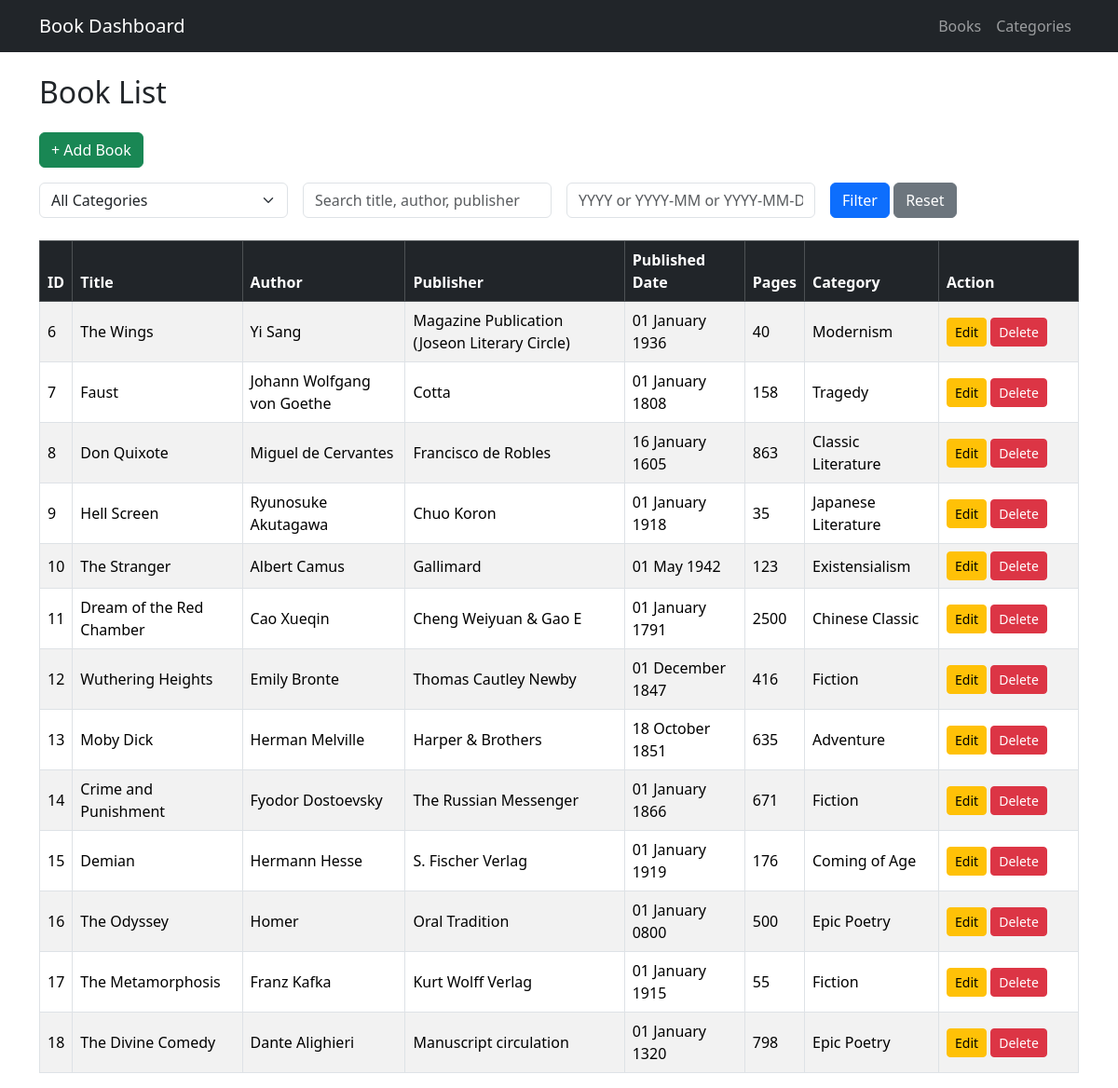
The page / on the database its author committed.
### tables this page shows
CREATE TABLE `booktable` (
  `book_id` int(11) NOT NULL,
  `book_title` varchar(50) NOT NULL,
  `book_author` varchar(50) NOT NULL,
  `pub_date` date NOT NULL,
  `book_pub` varchar(50) NOT NULL,
  `book_pages` int(11) NOT NULL,
  `book_cat` int(11) NOT NULL
);

CREATE TABLE `category` (
  `cat_id` int(11) NOT NULL,
  `cat` varchar(50) NOT NULL
);

### index.php (the view, shortened to what this page needs)
<?php
require 'config.php';
$search     = $_GET['search'] ?? '';
$dateFilter = $_GET['pub_date'] ?? '';
$sql = "
    SELECT b.*, c.cat AS category_name
    FROM booktable b
    JOIN category c ON b.book_cat = c.cat_id
";
$sql .= " ORDER BY b.book_id ASC";
$stmt = $conn->prepare($sql);
$stmt->execute();
$result = $stmt->get_result();
?>
<!DOCTYPE html>
<html>
<head>
    <link href="https://cdn.jsdelivr.net/npm/bootstrap@5.3.2/dist/css/bootstrap.min.css" rel="stylesheet">
</head>
<body>
<?php include 'navbar.php'; ?>
<div class="container mt-4">
    <h2 class="mb-4">Book List</h2>
    <div class="mb-3">
    <a href="create.php" class="btn btn-success">
        + Add Book
    </a>
    </div>
    <form method="GET" class="row g-3 mb-4">
        <div class="col-md-3">
            <select name="cat" class="form-select">
                <option value="">All Categories</option>
            </select>
        </div>
        <div class="col-md-3">
            <input type="text"
                   name="search"
                   class="form-control"
                   placeholder="Search title, author, publisher"
                   value="<?= htmlspecialchars($search); ?>">
        </div>
        <div class="col-md-3">
            <input type="text"
             name="pub_date"
            class="form-control"
            placeholder="YYYY or YYYY-MM or YYYY-MM-DD"
            value="<?= htmlspecialchars($dateFilter); ?>">
        </div>
        <div class="col-md-3">
            <button type="submit" class="btn btn-primary">Filter</button>
            <a href="index.php" class="btn btn-secondary">Reset</a>
        </div>
    </form>
    <table class="table table-bordered table-striped table-hover align-middle">
        <thead class="table-dark">
            <tr>
                <th>ID</th>
                <th>Title</th>
                <th>Author</th>
                <th>Publisher</th>
                <th>Published Date</th>
                <th>Pages</th>
                <th>Category</th>
                <th width="150">Action</th>
            </tr>
        </thead>
        <tbody>
        <?php while ($row = $result->fetch_assoc()): ?>
            <tr>
                <td><?= $row['book_id']; ?></td>
                <td><?= htmlspecialchars($row['book_title']); ?></td>
                <td><?= htmlspecialchars($row['book_author']); ?></td>
                <td><?= htmlspecialchars($row['book_pub']); ?></td>
                <td><?= date("d F Y", strtotime($row['pub_date'])); ?></td>
                <td><?= $row['book_pages']; ?></td>
                <td><?= htmlspecialchars($row['category_name']); ?></td>
                <td>
                    <a href="edit.php?id=<?= $row['book_id']; ?>"
                       class="btn btn-sm btn-warning">Edit</a>
                    <a href="index.php?delete=<?= $row['book_id']; ?>"
                        class="btn btn-sm btn-danger"
                        onclick="return confirm('Delete this book?')">
                        Delete
                    </a>
                </td>
            </tr>
        <?php endwhile; ?>
        </tbody>
    </table>
</div>
</body>
</html>

### navbar.php (shortened to what this page needs)
<nav class="navbar navbar-expand-lg navbar-dark bg-dark">
    <div class="container">
        <a class="navbar-brand" href="index.php">Book Dashboard</a>
        <div class="collapse navbar-collapse" id="navbarNav">
            <ul class="navbar-nav ms-auto">
                <li class="nav-item">
                    <a class="nav-link" href="index.php">Books</a>
                </li>
                <li class="nav-item">
                    <a class="nav-link" href="category_index.php">Categories</a>
                </li>
            </ul>
        </div>
    </div>
</nav>

### rows shown on the page
booktable: book_id "6", book_title "The Wings", book_author "Yi Sang", book_pub "Magazine Publication (Joseon Literary Circle)", pub_date "01 January 1936", book_pages "40", book_cat.cat "Modernism"
booktable: book_id "7", book_title "Faust", book_author "Johann Wolfgang von Goethe", book_pub "Cotta", pub_date "01 January 1808", book_pages "158", book_cat.cat "Tragedy"
booktable: book_id "8", book_title "Don Quixote", book_author "Miguel de Cervantes", book_pub "Francisco de Robles", pub_date "16 January 1605", book_pages "863", book_cat.cat "Classic Literature"
booktable: book_id "9", book_title "Hell Screen", book_author "Ryunosuke Akutagawa", book_pub "Chuo Koron", pub_date "01 January 1918", book_pages "35", book_cat.cat "Japanese Literature"
booktable: book_id "10", book_title "The Stranger", book_author "Albert Camus", book_pub "Gallimard", pub_date "01 May 1942", book_pages "123", book_cat.cat "Existensialism"
booktable: book_id "11", book_title "Dream of the Red Chamber", book_author "Cao Xueqin", book_pub "Cheng Weiyuan & Gao E", pub_date "01 January 1791", book_pages "2500", book_cat.cat "Chinese Classic"
booktable: book_id "12", book_title "Wuthering Heights", book_author "Emily Bronte", book_pub "Thomas Cautley Newby", pub_date "01 December 1847", book_pages "416", book_cat.cat "Fiction"
booktable: book_id "13", book_title "Moby Dick", book_author "Herman Melville", book_pub "Harper & Brothers", pub_date "18 October 1851", book_pages "635", book_cat.cat "Adventure"
booktable: book_id "14", book_title "Crime and Punishment", book_author "Fyodor Dostoevsky", book_pub "The Russian Messenger", pub_date "01 January 1866", book_pages "671", book_cat.cat "Fiction"
booktable: book_id "15", book_title "Demian", book_author "Hermann Hesse", book_pub "S. Fischer Verlag", pub_date "01 January 1919", book_pages "176", book_cat.cat "Coming of Age"
booktable: book_id "16", book_title "The Odyssey", book_author "Homer", book_pub "Oral Tradition", pub_date "01 January 0800", book_pages "500", book_cat.cat "Epic Poetry"
booktable: book_id "17", book_title "The Metamorphosis", book_author "Franz Kafka", book_pub "Kurt Wolff Verlag", pub_date "01 January 1915", book_pages "55", book_cat.cat "Fiction"
booktable: book_id "18", book_title "The Divine Comedy", book_author "Dante Alighieri", book_pub "Manuscript circulation", pub_date "01 January 1320", book_pages "798", book_cat.cat "Epic Poetry"
